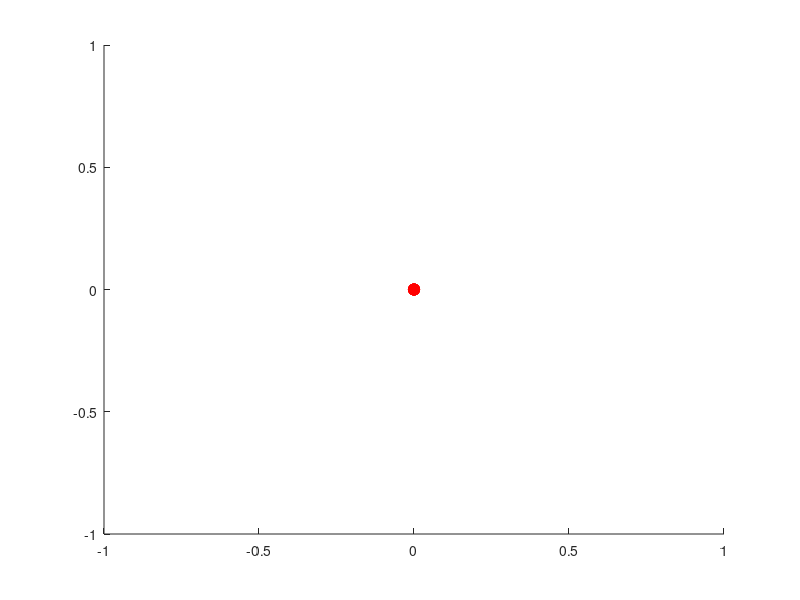

Here is the MATLAB script that generated this plot: (Note: this script raises an error after producing the figure.)
function strandbeest()
    %Set Parameters
    %initialize leg_params structure
    leg_params = struct();
    %number of vertices in linkage
    leg_params.num_vertices = 7;
    %number of links in linkage
    leg_params.num_linkages = 10;
    %length of crank shaft
    leg_params.crank_length = 15.0;
    %fixed position coords of vertex 0
    leg_params.vertex_pos0 = [0;0];
    %fixed position coords of vertex 2 ***********************
    leg_params.vertex_pos2 = [-38.0;-7.8];
    
    %matrix relating links to vertices
    leg_params.link_to_vertex_list = ...
           [1, 3;... %link 1 adjacency
            3, 4;... %link 2 adjacency
            2, 3;... %link 3 adjacency
            2, 4;... %link 4 adjacency
            4, 5;... %link 5 adjacency
            2, 6;... %link 6 adjacency
            1, 6;... %link 7 adjacency
            5, 6;... %link 8 adjacency
            5, 7;... %link 9 adjacency
            6, 7]; %link 10 adjacency
            
    leg_params.link_lengths = ...
           [50.0,... %link 1 length
            55.8,... %link 2 length
            41.5,... %link 3 length
            40.1,... %link 4 length
            39.4,... %link 5 length
            39.3,... %link 6 length
            61.9,... %link 7 length
            36.7,... %link 8 length
            65.7,... %link 9 length
            49.0]; %link 10 length
    
    vertex_guess_coords = [...
    [ 0; 50];... %vertex 1 guess
    [ -50; 0];... %vertex 2 guess
    [ -50; 50];... %vertex 3 guess
    [-100; 0];... %vertex 4 guess
    [-100; -50];... %vertex 5 guess
    [ -50; -50];... %vertex 6 guess
    [ -50; -100]... %vertex 7 guess
    ];
    
    % concatenate initial guesses into a vertical column
    [numRows, numCols] = size(vertex_guess_coords);
    guess = zeros(numRows*numCols, 1);
    tracker = 1;
    for i = 1:numRows
        for j = 1:numCols
            guess(tracker) = vertex_guess_coords(i, j);
            tracker = tracker + 1;
        end
    end

    theta = linspace(0,(6*pi),100);
    % [vertex_coords_root, exit_flag] = compute_coords(guess, leg_params, theta(1))

    video_example(leg_params,guess,theta);
end


function length_errors = link_length_error(vertex_coords, leg_params)
    %vertex_coords: a column vector containing the (x,y) coordinates of vertices (x1; y1; x2; y2...)   
    %length_errors: a column vector describing the current distance error of the ith link

    link_to_vertex_list = leg_params.link_to_vertex_list;
    link_lengths = leg_params.link_lengths;
    length_errors = zeros(leg_params.num_linkages, 1);

    for i = 1:leg_params.num_linkages
        vertices = link_to_vertex_list(i,:); % the 2 vertex connected by link i
        A = [vertex_coords(vertices(1)*2 - 1), vertex_coords(vertices(1)*2)]; % [XA, YA]
        B = [vertex_coords(vertices(2)*2 - 1), vertex_coords(vertices(2)*2)]; % (XB, YB)
        fi = (A(1)-B(1))^2 + (A(2)-B(2))^2 - link_lengths(i)^2;

        length_errors(i) = fi; 
    end
end


function coord_errors = fixed_coord_error_func(vertex_coords, leg_params, theta)
    %vertex_coords: a column vector containing the (x,y) coordinates of vertices (x1; y1; x2; y2...) 
    %coord_errors: a column vector of the diff. between the coords of vertices 1 & 2 vs what they should be
    vertex_1x = vertex_coords(1);
    vertex_1y = vertex_coords(2);
    vertex_2x = vertex_coords(3);
    vertex_2y = vertex_coords(4);

    vertex_1x_bar = leg_params.vertex_pos0(1) + leg_params.crank_length * cos(theta);
    vertex_1y_bar = leg_params.vertex_pos0(2) + leg_params.crank_length * sin(theta);
    vertex_2x_bar = leg_params.vertex_pos0(1) + leg_params.vertex_pos2(1);
    vertex_2y_bar = leg_params.vertex_pos0(2) + leg_params.vertex_pos2(2);

    coord_errors = [vertex_1x - vertex_1x_bar; vertex_1y - vertex_1y_bar;vertex_2x - vertex_2x_bar;vertex_2y - vertex_2y_bar];
end


function error_vec = linkage_error_func(vertex_coords, leg_params, theta)
    %concatenate length_errors and coord_errors
    distance_errors = link_length_error(vertex_coords, leg_params);
    coord_errors = fixed_coord_error_func(vertex_coords, leg_params, theta);
    error_vec = [distance_errors;coord_errors];
end


function [vertex_coords_root, exit_flag] = compute_coords(vertex_coords_guess, leg_params, theta)
    % just find a config of vertices that fits the length bro
    solver_params = struct();
    strandbeest_error = @(v) linkage_error_func(v, leg_params, theta);

    [vertex_coords_root, exit_flag] = multi_newton(strandbeest_error,vertex_coords_guess,solver_params);
end

% Plots the linkage or vertex of leg depending on what you what ig
function leg_drawing = initialize_leg_drawing(leg_params)
    leg_drawing = struct();
    leg_drawing.linkages = cell(leg_params.num_linkages,1);
    
    for linkage_index = 1:leg_params.num_linkages
        leg_drawing.linkages{linkage_index} = line([0,0],[0,0],'color','b','linewidth',2);
    end
    
    leg_drawing.crank = line([0,0],[0,0],'color','b','linewidth',1.5);
    leg_drawing.vertices = cell(leg_params.num_vertices,1);
    
    for vertex_index = 1:leg_params.num_vertices
        leg_drawing.vertices{vertex_index} = line([0],[0],'marker',...
        'o','markerfacecolor','r','markeredgecolor','r','markersize',8);
    end
end


%Plots leg given coordinates yay
function update_leg_drawing(complete_vertex_coords, leg_drawing, leg_params)
    axis equal
    axis([-150 20 -120 50])

    %iterate through each link, and plot each link
    for linkage_index = 1:leg_params.num_linkages
        %put the x & y coordinates of both ends of the link in line_x and y
        vertices = leg_params.link_to_vertex_list(linkage_index, :);
        line_x = [complete_vertex_coords(vertices(1)*2 - 1), complete_vertex_coords(vertices(2)*2 - 1)];
        line_y = [complete_vertex_coords(vertices(1)*2), complete_vertex_coords(vertices(2)*2)];
        set(leg_drawing.linkages{linkage_index},'xdata',line_x,'ydata',line_y);
    end

    %iterate through each vertex, and plot each vertex
    for vertex_index = 1:leg_params.num_vertices
        %put the x & y coordinates of the vertex into dot_x and y
        dot_x = complete_vertex_coords(vertex_index*2 - 1);
        dot_y = complete_vertex_coords(vertex_index*2);
        set(leg_drawing.vertices{vertex_index},'xdata',dot_x,'ydata',dot_y);
    end

    %your code here
    %crank_x and crank_y should both be two element arrays
    %containing the x and y coordinates of the line segment describing the crank
    crank_x = [leg_params.vertex_pos0(1,:), complete_vertex_coords(1)]; 
    crank_y = [leg_params.vertex_pos0(2,:), complete_vertex_coords(2)];
    set(leg_drawing.crank,'xdata',crank_x,'ydata',crank_y);
end

%Making the video
function video_example(leg_params,vertex_guess_coords,theta)

    % %define location and filename where video will be stored
    % %written a bit weird to make it fit when viewed in assignment
    % mypath1 = %insert value
    % mypath2 = %insert here
    % fname='leg_animation.avi';
    % input_fname = [mypath1,mypath2,fname];
    % 
    % %create a videowriter, which will write frames to the animation file
    % writerObj = VideoWriter(input_fname);
    % %must call open before writing any frames
    % open(writerObj);
    
    leg_drawing = initialize_leg_drawing(leg_params);

    %iterate through theta
    for theta_iter = 1:length(theta)
        
        [vertex_coords_root, ~] = compute_coords(vertex_guess_coords, leg_params, theta(theta_iter));
        vertex_guess_coords = vertex_coords_root;
        update_leg_drawing(vertex_coords_root, leg_drawing, leg_params)
        drawnow;
    end
    
    
    % while t < t_wall && t < t_ground
    %     [newx, newy, newtheta] = egg_trajectory(t);
    % 
    %     [newv, ~] = egg_func(s, newx, newy, newtheta, egg_parms);
    % 
    %     set(og, "xdata", newv(1, :), "ydata", newv(2, :));
    % 
    % 
    % 
    %     t = t + 0.001;
    % end


end